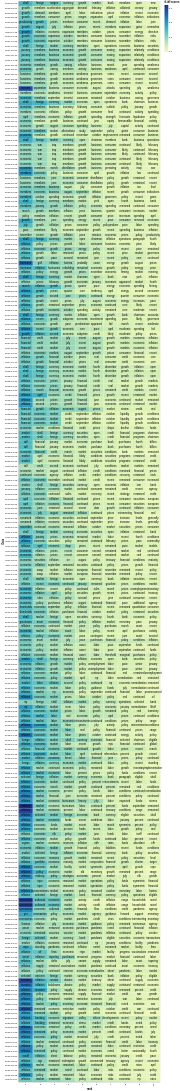

Here is the notebook cell this chart was saved with:
### Markdown cell above
**For Minutes**

### Code cell
pd.options.display.max_rows = 600
# adding a little randomness to break ties in term ranking
top_tfidf_plusRand = top_minutes.copy()
top_tfidf_plusRand['tf-idf scores'] = top_tfidf_plusRand['tf-idf scores'] + np.random.rand(top_minutes.shape[0])*0.0001

# base for all visualizations, with rank calculation
base = alt.Chart(top_tfidf_plusRand).encode(
    x = 'rank:O',
    y = 'Date:N'
).transform_window(
    rank = "rank()",
    sort = [alt.SortField("tf-idf scores", order="descending")],
    groupby = ["Date"],
)

# heatmap specification, the color follows the number of tfidf
heatmap = base.mark_rect().encode(
    color = 'tf-idf scores:Q'
)


# text labels, white for darker heatmap colors
text = base.mark_text(baseline='middle').encode(
    text = 'vocab:N',
    color = alt.condition(alt.datum.tfidf >= 0.23, alt.value('white'), alt.value('black'))
)

# display the three superimposed visualizations
(heatmap + text).properties(width=600)

### Figure 1 — Vega-Lite specification as saved in the notebook (floating-point values rounded to 4 significant figures; data arrays with more than 128 entries replaced by an {"elided": "..."} marker saying what was removed)
{"config": {"view": {"continuousWidth": 300, "continuousHeight": 300}}, "layer": [{"mark": {"type": "rect"}, "encoding": {"color": {"field": "tf-idf scores", "type": "quantitative"}, "x": {"field": "rank", "type": "ordinal"}, "y": {"field": "Date", "type": "nominal"}}, "transform": [{"window": [{"op": "rank", "field": "", "as": "rank"}], "groupby": ["Date"], "sort": [{"field": "tf-idf scores", "order": "descending"}]}]}, {"mark": {"type": "text", "baseline": "middle"}, "encoding": {"color": {"condition": {"test": "(datum.tfidf >= 0.23)", "value": "white"}, "value": "black"}, "text": {"field": "vocab", "type": "nominal"}, "x": {"field": "rank", "type": "ordinal"}, "y": {"field": "Date", "type": "nominal"}}, "transform": [{"window": [{"op": "rank", "field": "", "as": "rank"}], "groupby": ["Date"], "sort": [{"field": "tf-idf scores", "order": "descending"}]}]}], "data": {"name": "data-87d0f8915a878835c7140a47ab70da02"}, "width": 600, "$schema": "https://vega.github.io/schema/vega-lite/v5.20.1.json", "datasets": {"data-87d0f8915a878835c7140a47ab70da02": {"elided": "2290 records"}}}
